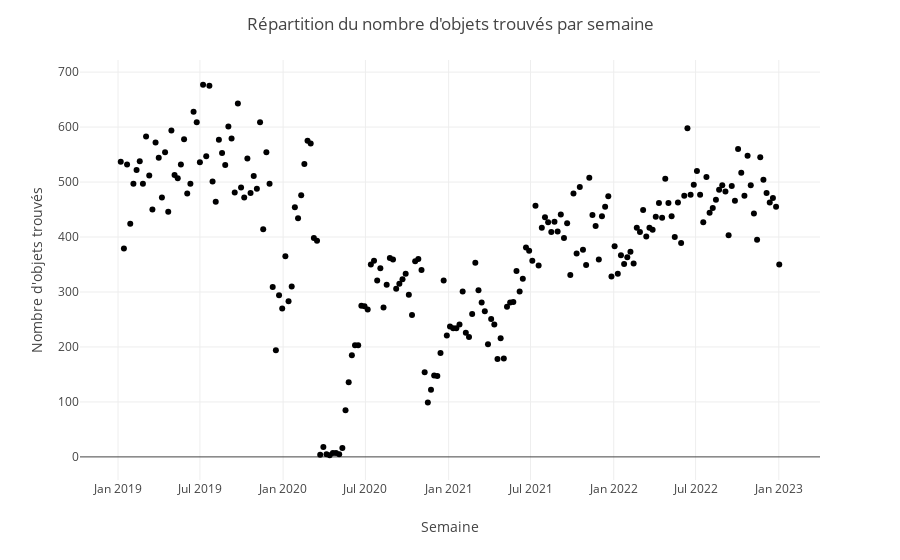

The notebook cell this image was saved under:
### Code cell
# Chargement des données
df_objet_trouve = pd.read_csv("objet_perdus.csv")

# Conversion de la colonne "date" au format datetime
df_objet_trouve["Date"] = pd.to_datetime(df_objet_trouve["Date"])

# Filtrage des données entre 2019 et 2022
df_objet_trouve = df_objet_trouve[(df_objet_trouve["Date"].dt.year >= 2019) & (df_objet_trouve["Date"].dt.year <= 2022)]

# Calcul de la somme du nombre d'objets trouvés par semaine
df_objet_trouve_par_sem = df_objet_trouve.groupby(pd.Grouper(key="Date", freq="W-MON")).size().reset_index(name="sum")
#df_objet_trouve_par_sem = df_objet_trouve.groupby(df_objet_trouve["Date"].dt.reset_index(name="sum")
# Affichage des types d'objets trouvés pour sélection
objet_types = list(df_objet_trouve["Type_objet"].unique())
objet_types_selectionnes = st.multiselect("Sélectionnez les types d'objets à inclure", objet_types, default=objet_types)

# Filtrage des données pour inclure seulement les types d'objets sélectionnés
df_objet_trouve_filtre = df_objet_trouve[df_objet_trouve["Type_objet"].isin(objet_types_selectionnes)]
df_objet_trouve_par_sem_filtre = df_objet_trouve_filtre.groupby(pd.Grouper(key="Date", freq="W-MON")).size().reset_index(name="sum")

# Affichage du tableau de données
st.write("Tableau de données", df_objet_trouve_par_sem_filtre)

# Création de l'histogramme avec Plotly
fig = px.scatter(df_objet_trouve_par_sem_filtre, x="Date", y="sum")

# Configuration de l'histogramme
fig.update_layout(
    title="Répartition du nombre d'objets trouvés par semaine",
    xaxis_title="Semaine",
    yaxis_title="Nombre d'objets trouvés"
)

# Affichage de l'histogramme
st.plotly_chart(fig)

fig

### Figure 1 — Plotly figure (JSON) as saved in the notebook; plotly's stock layout.template omitted (floating-point values rounded to 4 significant figures; data arrays with more than 128 entries replaced by an {"elided": "..."} marker saying what was removed)
{"data": [{"hovertemplate": "Date=%{x}<br>sum=%{y}<extra></extra>", "legendgroup": "", "marker": {"color": "#000001", "symbol": "circle"}, "mode": "markers", "name": "", "orientation": "v", "showlegend": false, "type": "scatter", "x": {"elided": "209 str values"}, "xaxis": "x", "y": {"elided": "209 int values"}, "yaxis": "y"}], "layout": {"legend": {"tracegroupgap": 0}, "margin": {"t": 60}, "title": {"text": "Répartition du nombre d'objets trouvés par semaine"}, "xaxis": {"anchor": "y", "domain": [0, 1], "title": {"text": "Semaine"}}, "yaxis": {"anchor": "x", "domain": [0, 1], "title": {"text": "Nombre d'objets trouvés"}}}}
